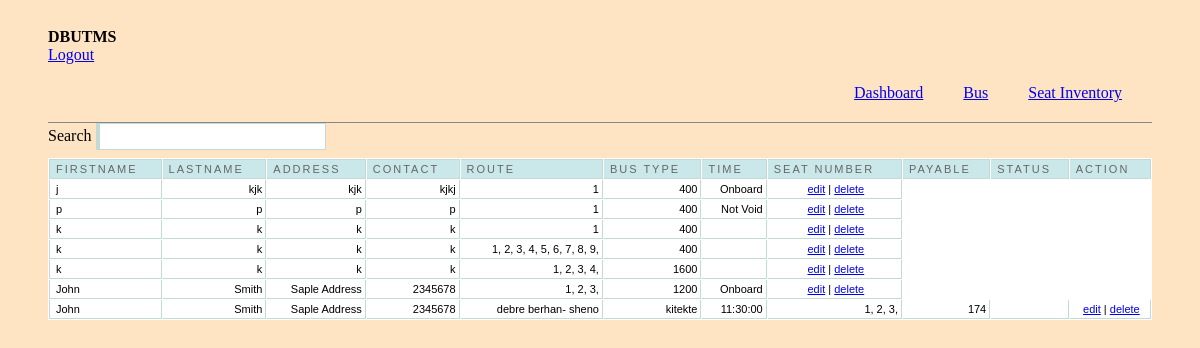
Screenshot of /admin/dashboard.php (signed in) with the database file from the repository.
### tables this page shows
CREATE TABLE `customer` (
  `id` int(11) NOT NULL,
  `fname` varchar(30) NOT NULL,
  `lname` varchar(30) NOT NULL,
  `contact` varchar(20) NOT NULL,
  `address` varchar(300) NOT NULL,
  `bus` varchar(30) NOT NULL,
  `transactionum` varchar(10) NOT NULL,
  `payable` varchar(11) NOT NULL,
  `status` varchar(100) NOT NULL,
  `setnumber` varchar(100) NOT NULL
);

CREATE TABLE `reserve` (
  `id` int(11) NOT NULL,
  `date` varchar(11) NOT NULL,
  `bus` varchar(11) NOT NULL,
  `seat_reserve` varchar(11) NOT NULL,
  `transactionnum` varchar(10) NOT NULL,
  `seat` varchar(100) NOT NULL
);

CREATE TABLE `route` (
  `id` int(11) NOT NULL,
  `route` varchar(300) NOT NULL,
  `price` varchar(30) NOT NULL,
  `numseats` int(30) NOT NULL,
  `type` varchar(300) NOT NULL,
  `time` time NOT NULL
);

### admin/dashboard.php (the view, shortened to what this page needs)
<html>
<head>
	<link rel="stylesheet" href="febe/style.css" type="text/css" media="screen" charset="utf-8">
	<link href="src/facebox.css" media="screen" rel="stylesheet" type="text/css" />
</head>
<body>
	<div id="container">
		<div id="adminbar-outer" class="radius-bottom">
			<div id="adminbar" class="radius-bottom">
				<div id="details">
					<div class="tcenter">
						<strong><b>DBUTMS</b></strong>
						<br>
						<a class="alightred" href="../index.html">Logout</a>
					</div>
				</div>
			</div>
		</div>
		<div id="panel-outer" class="radius" style="opacity: 1;">
			<div id="panel" class="radius">
				<ul class="radius-top clearfix" id="main-menu">
					<li>
						<a class="active" href="dashboard.php">
							<span>Dashboard</span>
						</a>
					</li>
					<li>
						<a href="route.php">
							<span>Bus</span>
						</a>
					</li>
					<li>
						<a href="setinventory.php">
							<span>Seat Inventory</span>
						</a>
					</li>
				</ul>
				<div id="content" class="clearfix">
					<label for="filter">Search</label> <input type="text" name="filter" value="" id="filter" />
					<table cellpadding="1" cellspacing="1" id="resultTable">
						<thead>
							<tr>
								<th style="border-left: 1px solid #C1DAD7"> Firstname </th>
								<th> Lastname </th>
								<th> Address </th>
								<th> Contact </th>
								<th> Route </th>
								<th> Bus Type </th>
								<th> Time </th>
								<th> Seat Number </th>
								<th> Payable </th>
								<th> Status </th>
								<th> Action </th>
							</tr>
						</thead>
						<tbody>
							<?php
							include('../db.php');
							$result = mysqli_query($conn, "SELECT * FROM customer");
							while ($row = mysqli_fetch_array($result)) {
								echo '<tr class="record">';
								echo '<td style="border-left: 1px solid #C1DAD7;">' . $row['fname'] . '</td>';
								echo '<td><div align="right">' . $row['lname'] . '</div></td>';
								echo '<td><div align="right">' . $row['address'] . '</div></td>';
								echo '<td><div align="right">' . $row['contact'] . '</div></td>';
								$rrad = $row['bus'];
								$dddd = $row['transactionum'];
								$results = mysqli_query($conn, "SELECT * FROM route WHERE id='$rrad'");
								while ($rows = mysqli_fetch_array($results)) {
									echo '<td><div align="right">' . $rows['route'] . '</div></td>';
									echo '<td><div align="right">' . $rows['type'] . '</div></td>';
									echo '<td><div align="right">' . $rows['time'] . '</div></td>';
								}
								$resulta = mysqli_query($conn, "SELECT * FROM reserve WHERE transactionnum='$dddd'");
								while ($rowa = mysqli_fetch_array($resulta)) {
									echo '<td><div align="right">' . $rowa['seat'] . '</div></td>';
								}
								echo '<td><div align="right">' . $row['payable'] . '</div></td>';
								echo '<td><div align="right">' . $row['status'] . '</div></td>';
								echo '<td><div align="center"><a rel="facebox" href="editstatus.php?id=' . $row['id'] . '">edit</a> | <a href="#" id="' . $row['transactionum'] . '" class="delbutton" title="Click To Delete">delete</a></div></td>';
								echo '</tr>';
							}
							?>
						</tbody>
					</table>
				</div>
			</div>
		</div>
	</div>
</body>
</html>

### admin/febe/style.css (style rules this page uses)
#resultTable { background-color: white; margin-top: 8px; width: 100%; color:#000000; }
#resultTable th.sortable { background: url("bg_header.jpg") no-repeat scroll 0 0 #CAE8EA; border-bottom: 1px solid #C1DAD7; border-right: 1px solid #C1DAD7; border-top: 1px solid #C1DAD7; color: #4F6B72; font: normal 11px "Trebuchet MS",Verdana,Arial,Helvetica,sans-serif; letter-spacing: 2px; padding: 3px 3px 3px 6px; text-align: left; text-transform: uppercase; color: #666; cursor: pointer; text-decoration: none; }
#resultTable th { background: url("bg_header.jpg") no-repeat scroll 0 0 #CAE8EA; border-bottom: 1px solid #C1DAD7; border-right: 1px solid #C1DAD7; border-top: 1px solid #C1DAD7; color: #4F6B72; font: normal 11px "Trebuchet MS",Verdana,Arial,Helvetica,sans-serif; letter-spacing: 2px; padding: 3px 3px 3px 6px; text-align: left; text-transform: uppercase; color: #666; cursor: pointer; text-decoration: none; }
#resultTable td { border-bottom: 1px solid #C1DAD7; border-right: 1px solid #C1DAD7; padding: 3px 3px 3px 6px; font: normal 11px "Trebuchet MS",Verdana,Arial,Helvetica,sans-serif; }
#resultTable td.odd { font: normal 11px "Trebuchet MS",Verdana,Arial,Helvetica,sans-serif; }
#filter { width: 230px; border: 1px solid #C1DAD7; border-left: 4px solid #C1DAD7; padding:5px; background-image:url('../images/filter.gif'); background-repeat:no-repeat; background-position: 3px 5px; padding-left:20px; }
.clearfix { clear:both; }

### admin/dashboard.php (style rules this page uses)
body { background-color: bisque; padding: 20px 40px; }
ul#main-menu { border-bottom: 1px solid #888888; list-style: none outside none; margin: 0; padding: 0 10px; display : flex; justify-content: end; text-decoration: none; }
ul#main-menu { border-bottom: 1px solid #888888; list-style: none outside none; margin: 0; padding: 0 10px; }
li { display : inline; margin : 20px; }

### rows the page displays
customer: fname "j", lname "kjk", address "kjk", contact "kjkj", payable "400", status "Onboard"
reserve: seat "1"
customer: fname "p", lname "p", address "p", contact "p", payable "400", status "Not Void"
reserve: seat "1"
customer: fname "k", lname "k", address "k", contact "k", payable "400"
reserve: seat "1"
customer: fname "k", lname "k", address "k", contact "k", payable "400"
reserve: seat "1, 2, 3, 4, 5, 6, 7, 8, 9,"
customer: fname "k", lname "k", address "k", contact "k", payable "1600"
reserve: seat "1, 2, 3, 4,"
customer: fname "John", lname "Smith", address "Saple Address", contact "2345678", payable "1200", status "Onboard"
reserve: seat "1, 2, 3,"
customer: fname "John", lname "Smith", address "Saple Address", contact "2345678", payable "174"
route: route "debre berhan- sheno", type "kitekte", time "11:30:00"
reserve: seat "1, 2, 3,"
